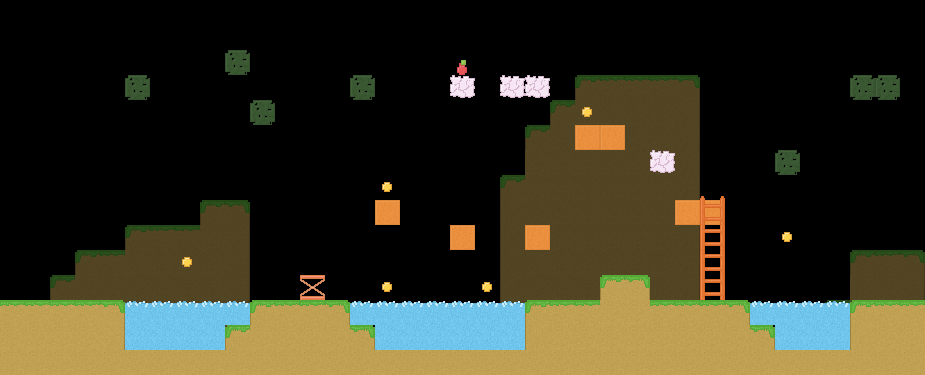

This game map was drawn from its Tiled (.tmx) file and the tilesets committed beside it. A one-line description and the full map source follow:
An orthogonal 37x15 tile map with 25x25 px tiles, 3 tile layers (Back, Front, Objects), 2 tilesets.

<map version="1.0" orientation="orthogonal" width="37" height="15" tilewidth="25" tileheight="25">
 <tileset firstgid="1" name="Sheet" tilewidth="25" tileheight="25">
  <image source="tiles.png" width="200" height="25" />
 </tileset>
 <tileset firstgid="9" name="Objects" tilewidth="25" tileheight="25">
  <image source="items.png" width="250" height="50" />
 </tileset>
 <layer name="Back" width="37" height="15" opacity="0.43">
  <data encoding="csv">
0,0,0,0,0,0,0,0,0,0,0,0,0,0,0,0,0,0,0,0,0,0,0,0,0,0,0,0,0,0,0,0,0,0,0,0,0,
0,0,0,0,0,0,0,0,0,0,0,0,0,0,0,0,0,0,0,0,0,0,0,0,0,0,0,0,0,0,0,0,0,0,0,0,0,
0,0,0,0,0,0,0,0,0,8,0,0,0,0,0,0,0,0,0,0,0,0,0,0,0,0,0,0,0,0,0,0,0,0,0,0,0,
0,0,0,0,0,8,0,0,0,0,0,0,0,0,8,0,0,0,0,0,0,0,0,6,2,2,2,5,0,0,0,0,0,0,8,8,0,
0,0,0,0,0,0,0,0,0,0,8,0,0,0,0,0,0,0,0,0,0,0,6,1,1,1,1,3,0,0,0,0,0,0,0,0,0,
0,0,0,0,0,0,0,0,0,0,0,0,0,0,0,0,0,0,0,0,0,6,1,1,1,1,1,3,0,0,0,0,0,0,0,0,0,
0,0,0,0,0,0,0,0,0,0,0,0,0,0,0,0,0,0,0,0,0,1,1,1,1,1,1,3,0,0,0,8,0,0,0,0,0,
0,0,0,0,0,0,0,0,0,0,0,0,0,0,0,0,0,0,0,0,6,1,1,1,1,1,1,3,0,0,0,0,0,0,0,0,0,
0,0,0,0,0,0,0,0,6,5,0,0,0,0,0,0,0,0,0,0,4,1,1,1,1,1,1,3,0,0,0,0,0,0,0,0,0,
0,0,0,0,0,6,2,2,1,3,0,0,0,0,0,0,0,0,0,0,4,1,1,1,1,1,1,3,0,0,0,0,0,0,0,0,0,
0,0,0,6,2,1,1,1,1,3,0,0,0,0,0,0,0,0,0,0,4,1,1,1,1,1,1,3,0,0,0,0,0,0,6,2,5,
0,0,6,1,1,1,1,1,1,3,0,0,0,0,0,0,0,0,0,0,4,1,1,1,1,1,1,3,0,0,0,0,0,0,1,1,3,
0,6,1,1,1,1,1,1,1,3,0,0,0,0,0,0,0,0,0,0,4,1,1,1,1,1,1,3,0,0,0,0,0,6,1,1,3,
0,4,1,1,1,1,1,1,1,3,0,0,0,0,0,0,0,0,0,0,4,1,1,1,1,1,1,3,0,0,0,0,6,1,1,1,3,
0,4,1,1,1,1,1,1,1,3,0,0,0,0,0,0,0,0,0,0,4,1,1,1,1,1,1,3,0,0,0,0,4,1,1,1,3
</data>
 </layer>
 <layer name="Front" width="37" height="15">
  <data encoding="csv">
0,0,0,0,0,0,0,0,0,0,0,0,0,0,0,0,0,0,0,0,0,0,0,0,0,0,0,0,0,0,0,0,0,0,0,0,0,
0,0,0,0,0,0,0,0,0,0,0,0,0,0,0,0,0,0,0,0,0,0,0,0,0,0,0,0,0,0,0,0,0,0,0,0,0,
0,0,0,0,0,0,0,0,0,0,0,0,0,0,0,0,0,0,0,0,0,0,0,0,0,0,0,0,0,0,0,0,0,0,0,0,0,
0,0,0,0,0,0,0,0,0,0,0,0,0,0,0,0,0,0,0,0,0,0,0,0,0,0,0,0,0,0,0,0,0,0,0,0,0,
0,0,0,0,0,0,0,0,0,0,0,0,0,0,0,0,0,0,0,0,0,0,0,0,0,0,0,0,0,0,0,0,0,0,0,0,0,
0,0,0,0,0,0,0,0,0,0,0,0,0,0,0,0,0,0,0,0,0,0,0,7,7,0,0,0,0,0,0,0,0,0,0,0,0,
0,0,0,0,0,0,0,0,0,0,0,0,0,0,0,0,0,0,0,0,0,0,0,0,0,0,0,0,0,0,0,0,0,0,0,0,0,
0,0,0,0,0,0,0,0,0,0,0,0,0,0,0,0,0,0,0,0,0,0,0,0,0,0,0,0,0,0,0,0,0,0,0,0,0,
0,0,0,0,0,0,0,0,0,0,0,0,0,0,0,7,0,0,0,0,0,0,0,0,0,0,0,7,7,0,0,0,0,0,0,0,0,
0,0,0,0,0,0,0,0,0,0,0,0,0,0,0,0,0,0,7,0,0,7,0,0,0,0,0,0,0,0,0,0,0,0,0,0,0,
0,0,0,0,0,0,0,0,0,0,0,0,0,0,0,0,0,0,0,0,0,0,0,0,0,0,0,0,0,0,0,0,0,0,0,0,0,
0,0,0,0,0,0,0,0,0,0,0,0,0,0,0,0,0,0,0,0,0,0,0,0,6,5,0,0,0,0,0,0,0,0,0,0,0,
2,2,2,2,5,0,0,0,0,0,6,2,2,5,0,0,0,0,0,0,0,6,2,2,1,1,2,2,2,5,0,0,0,0,6,2,2,
1,1,1,1,3,0,0,0,0,6,1,1,1,1,5,0,0,0,0,0,0,4,1,1,1,1,1,1,1,1,5,0,0,0,4,1,1,
1,1,1,1,1,1,1,1,1,1,1,1,1,1,1,1,1,1,1,1,1,1,1,1,1,1,1,1,1,1,1,1,1,1,1,1,1
</data>
 </layer>
 <layer name="Objects" width="37" height="15">
  <data encoding="csv">
0,0,0,0,0,0,0,0,0,0,0,0,0,0,0,0,0,0,0,0,0,0,0,0,0,0,0,0,0,0,0,0,0,0,0,0,0,
0,0,0,0,0,0,0,0,0,0,0,0,0,0,0,0,0,0,0,0,0,0,0,0,0,0,0,0,0,0,0,0,0,0,0,0,0,
0,0,0,0,0,0,0,0,0,0,0,0,0,0,0,0,0,0,10,0,0,0,0,0,0,0,0,0,0,0,0,0,0,0,0,0,0,
0,0,0,0,0,0,0,0,0,0,0,0,0,0,0,0,0,0,20,0,20,20,0,0,0,0,0,0,0,0,0,0,0,0,0,0,0,
0,0,0,0,0,0,0,0,0,0,0,0,0,0,0,0,0,0,0,0,0,0,0,23,0,0,0,0,0,0,0,0,0,0,0,0,0,
0,0,0,0,0,0,0,0,0,0,0,0,0,0,0,0,0,0,0,0,0,0,0,0,0,0,0,0,0,0,0,0,0,0,0,0,0,
0,0,0,0,0,0,0,0,0,0,0,0,0,0,0,0,0,0,0,0,0,0,0,0,0,0,20,0,0,0,0,0,0,0,0,0,0,
0,0,0,0,0,0,0,0,0,0,0,0,0,0,0,23,0,0,0,0,0,0,0,0,0,0,0,0,9,0,0,0,0,0,0,0,0,
0,0,0,0,0,0,0,0,0,0,0,0,0,0,0,0,0,0,0,0,0,0,0,0,0,0,0,0,19,0,0,0,0,0,0,0,0,
0,0,0,0,0,0,0,0,0,0,0,0,0,0,0,0,0,0,0,0,0,0,0,0,0,0,0,0,19,0,0,23,0,0,0,0,0,
0,0,0,0,0,0,0,23,0,0,0,0,0,0,0,0,0,0,0,0,0,0,0,0,0,0,0,0,19,0,0,0,0,0,0,0,0,
0,0,0,0,0,0,0,0,0,0,0,0,21,0,0,23,0,0,0,23,0,0,0,0,0,0,0,0,19,0,0,0,0,0,0,0,0,
0,0,0,0,0,16,16,16,16,16,0,0,0,0,16,16,16,16,16,16,16,0,0,0,0,0,0,0,0,0,16,16,16,16,0,0,0,
0,0,0,0,0,15,15,15,15,0,0,0,0,0,0,15,15,15,15,15,15,0,0,0,0,0,0,0,0,0,0,15,15,15,0,0,0,
0,0,0,0,0,0,0,0,0,0,0,0,0,0,0,0,0,0,0,0,0,0,0,0,0,0,0,0,0,0,0,0,0,0,0,0,0
</data>
 </layer>
</map>
